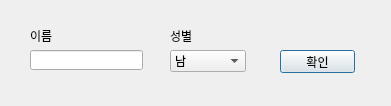
<?xml version="1.0" encoding="UTF-8"?>
<ui version="4.0">
 <class>member_input_dialog</class>
 <widget class="QDialog" name="member_input_dialog">
  <property name="windowModality">
   <enum>Qt::ApplicationModal</enum>
  </property>
  <property name="geometry">
   <rect>
    <x>0</x>
    <y>0</y>
    <width>391</width>
    <height>106</height>
   </rect>
  </property>
  <property name="windowTitle">
   <string>맴버 추가</string>
  </property>
  <widget class="QLineEdit" name="name_lineEdit">
   <property name="geometry">
    <rect>
     <x>30</x>
     <y>50</y>
     <width>113</width>
     <height>20</height>
    </rect>
   </property>
  </widget>
  <widget class="QComboBox" name="gender_comboBox">
   <property name="geometry">
    <rect>
     <x>170</x>
     <y>50</y>
     <width>76</width>
     <height>22</height>
    </rect>
   </property>
   <item>
    <property name="text">
     <string>남</string>
    </property>
   </item>
   <item>
    <property name="text">
     <string>여</string>
    </property>
   </item>
  </widget>
  <widget class="QLabel" name="name_label">
   <property name="geometry">
    <rect>
     <x>30</x>
     <y>30</y>
     <width>56</width>
     <height>12</height>
    </rect>
   </property>
   <property name="text">
    <string>이름</string>
   </property>
  </widget>
  <widget class="QLabel" name="gender_label">
   <property name="geometry">
    <rect>
     <x>170</x>
     <y>30</y>
     <width>56</width>
     <height>12</height>
    </rect>
   </property>
   <property name="text">
    <string>성별</string>
   </property>
  </widget>
  <widget class="QPushButton" name="ok_button">
   <property name="geometry">
    <rect>
     <x>280</x>
     <y>50</y>
     <width>75</width>
     <height>23</height>
    </rect>
   </property>
   <property name="text">
    <string>확인</string>
   </property>
  </widget>
 </widget>
 <resources/>
 <connections/>
</ui>
